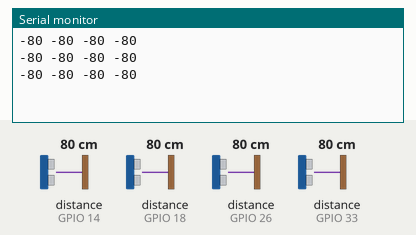
Recording of a sketch running on a simulated ESP32. Parts: the last lines printed to the serial monitor. The test bench sets the inputs (shaded band); at power-on: distance to the obstacle (sensors on GPIO 14, GPIO 18, GPIO 26, GPIO 33) 80 cm. The echo pulse lasts 58.3 µs per cm; WiFi joins after 1.5 s; servers stay silent unless stated.

Above: at 3.0 s.
3.1 s: distance to the obstacle (sensor on GPIO 14) set to 2 cm
At 3.8 s:
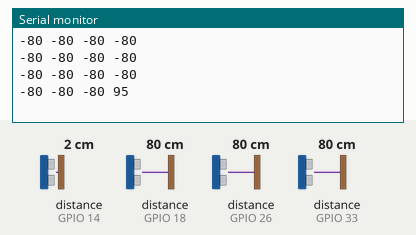
4.6 s: distance to the obstacle (sensor on GPIO 18) set to 2 cm
At 5.4 s:
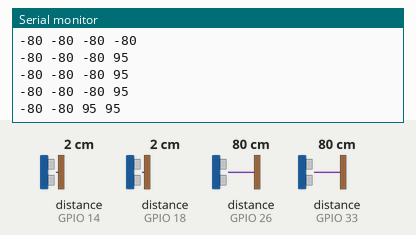
6.1 s: distance to the obstacle (sensor on GPIO 26) set to 2 cm
At 6.1 s:
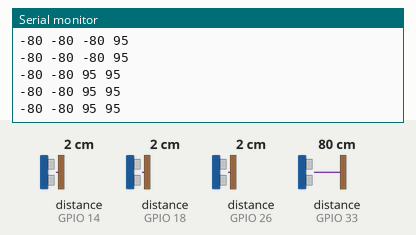
7.6 s: distance to the obstacle (sensor on GPIO 33) set to 2 cm
At 7.6 s:
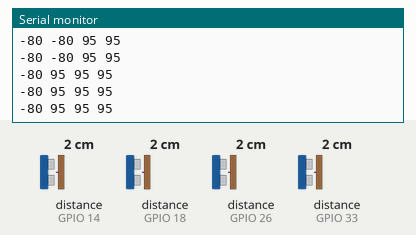
9.1 s: distance to the obstacle (sensor on GPIO 14) set to 4 cm
At 9.1 s:
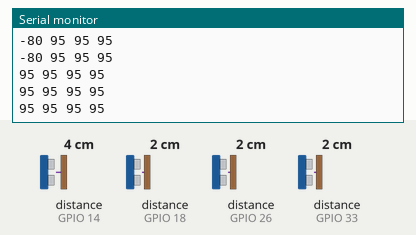
10.6 s: distance to the obstacle (sensor on GPIO 18) set to 4 cm
At 10.6 s:
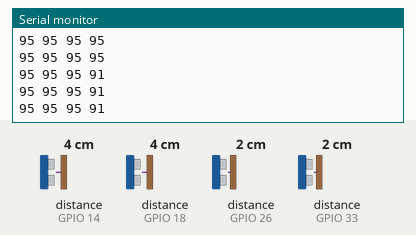
Timing chart, 0 to 13.1 s (numbered marks = the images above; inputs shaded):
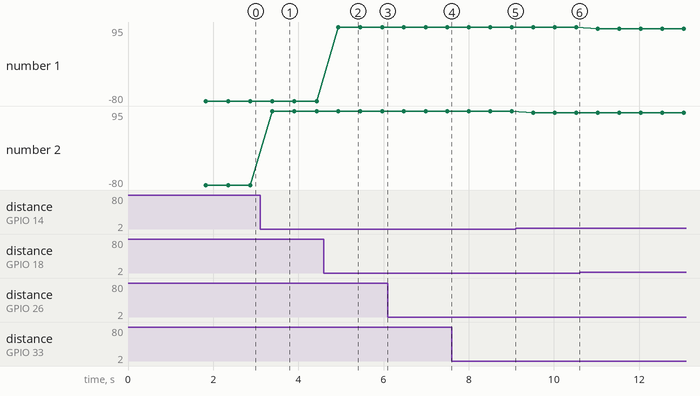

Measured:
- after the input at 3.1 s, the serial monitor: prints a new line after 0.29 s (image 1)
- after the input at 4.6 s, the serial monitor: prints a new line after 0.34 s (image 2)
- plotted number 2: -80 → 95 after the input at 3.1 s, 95 → 91 after the input at 9.1 s

The sketch:

esp32_2.ino
```cpp
#define BLYNK_TEMPLATE_ID "TMPL64FoMgu2L"
#define BLYNK_TEMPLATE_NAME "ronii"
#define BLYNK_AUTH_TOKEN "3NIv-gKgqTZerucHfPi-TCx8JgWhDlHY"

#include <NewPing.h>
#include <WiFi.h>
#include <BlynkSimpleEsp32.h>

#define TRIGGER_PIN_1  32
#define ECHO_PIN_1     33
#define TRIGGER_PIN_2  25
#define ECHO_PIN_2     26
#define TRIGGER_PIN_3  19
#define ECHO_PIN_3     18
#define TRIGGER_PIN_4  27
#define ECHO_PIN_4     14


#define MAX_DISTANCE   200

#define ssid      "Tinkpad"
#define password  "12345678"
#define token BLYNK_AUTH_TOKEN

NewPing sonar1(TRIGGER_PIN_1, ECHO_PIN_1, MAX_DISTANCE);
NewPing sonar2(TRIGGER_PIN_2, ECHO_PIN_2, MAX_DISTANCE);
NewPing sonar3(TRIGGER_PIN_3, ECHO_PIN_3, MAX_DISTANCE);
NewPing sonar4(TRIGGER_PIN_4, ECHO_PIN_4, MAX_DISTANCE);

const int tinggiSampah = 45;

void connectWifi(){
  WiFi.mode(WIFI_STA);
  WiFi.begin(ssid, password);
  Blynk.begin(token, ssid, password, "blynk.cloud", 80);
  while (WiFi.status() != WL_CONNECTED) {
        delay(500);
    }
}

int volumeSampah(int tinggi){
  int volume = tinggi * 100 / tinggiSampah;
  return volume;
}

void setup() {
  Serial.begin(115200);
  connectWifi();

}

void loop() {
  Blynk.run();

  int sampah_organik_basah  = tinggiSampah - sonar1.ping_cm();
  int sampah_organik_kering = tinggiSampah - sonar2.ping_cm();
  int sampah_logam = tinggiSampah - sonar3.ping_cm();
  int sampah_plastik = tinggiSampah - sonar4.ping_cm();

  sampah_organik_basah = volumeSampah(sampah_organik_basah);
  sampah_organik_kering = volumeSampah(sampah_organik_kering);
  sampah_logam = volumeSampah(sampah_logam);
  sampah_plastik = volumeSampah(sampah_plastik);

  Serial.print(sampah_organik_basah); Serial.print(" ");
  Serial.print(sampah_organik_kering); Serial.print(" ");
  Serial.print(sampah_logam); Serial.print(" ");
  Serial.print(sampah_plastik); Serial.println(" ");

  if(sampah_organik_basah > 90){
    Blynk.logEvent("sampah_organik_basah","Sampah Organik Basah Telah Penuh");
  } else if (sampah_organik_basah > 80){
    Blynk.logEvent("sampah_organik_basah","Sampah Organik Basah Telah mencapai 80%");
  } else if(sampah_organik_basah > 70){
    Blynk.logEvent("sampah_organik_basah","Sampah Organik Basah Telah mencapai 70%");
  }
  if(sampah_organik_kering > 90){
    Blynk.logEvent("sampah_organik_kering","Sampah Organik Basah Telah Penuh");
  } else if (sampah_organik_kering > 80){
    Blynk.logEvent("sampah_organik_kering","Sampah Organik Basah Telah mencapai 80%");
  } else if(sampah_organik_kering > 70){
    Blynk.logEvent("sampah_organik_kering","Sampah Organik Basah Telah mencapai 70%");
  }
  if(sampah_logam > 90){
    Blynk.logEvent("sampah_logam","Sampah Logam Telah Penuh");
  } else if (sampah_logam > 80){
    Blynk.logEvent("sampah_logam","Sampah Logam Telah mencapai 80%");
  } else if(sampah_logam > 70){
    Blynk.logEvent("sampah_logam","Sampah Logam Telah mencapai 70%");
  }
  if(sampah_plastik > 90){
    Blynk.logEvent("sampah_plastik","Sampah Logam Telah Penuh");
  } else if (sampah_plastik > 80){
    Blynk.logEvent("sampah_plastik","Sampah Logam Telah mencapai 80%");
  } else if(sampah_plastik > 70){
    Blynk.logEvent("sampah_plastik","Sampah Logam Telah mencapai 70%");
  }


  Blynk.virtualWrite(V0, sampah_organik_basah);
  Blynk.virtualWrite(V1, sampah_organik_kering);
  Blynk.virtualWrite(V2, sampah_logam);
  Blynk.virtualWrite(V3, sampah_plastik);
  delay(500);

}
```
